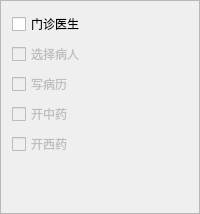
        <widget class="QFrame" name="frame">
         <property name="frameShape">
          <enum>QFrame::StyledPanel</enum>
         </property>
         <property name="frameShadow">
          <enum>QFrame::Raised</enum>
         </property>
         <layout class="QVBoxLayout" name="verticalLayout_2">
          <item>
           <widget class="QCheckBox" name="checkBoxOutDoctor">
            <property name="sizePolicy">
             <sizepolicy hsizetype="Fixed" vsizetype="Fixed">
              <horstretch>0</horstretch>
              <verstretch>0</verstretch>
             </sizepolicy>
            </property>
            <property name="minimumSize">
             <size>
              <width>60</width>
              <height>20</height>
             </size>
            </property>
            <property name="text">
             <string>门诊医生</string>
            </property>
           </widget>
          </item>
          <item>
           <widget class="QCheckBox" name="checkBoxOutDoctor1">
            <property name="enabled">
             <bool>false</bool>
            </property>
            <property name="sizePolicy">
             <sizepolicy hsizetype="Fixed" vsizetype="Fixed">
              <horstretch>0</horstretch>
              <verstretch>0</verstretch>
             </sizepolicy>
            </property>
            <property name="minimumSize">
             <size>
              <width>60</width>
              <height>20</height>
             </size>
            </property>
            <property name="text">
             <string>选择病人</string>
            </property>
           </widget>
          </item>
          <item>
           <widget class="QCheckBox" name="checkBoxOutDoctor2">
            <property name="enabled">
             <bool>false</bool>
            </property>
            <property name="sizePolicy">
             <sizepolicy hsizetype="Fixed" vsizetype="Fixed">
              <horstretch>0</horstretch>
              <verstretch>0</verstretch>
             </sizepolicy>
            </property>
            <property name="minimumSize">
             <size>
              <width>60</width>
              <height>20</height>
             </size>
            </property>
            <property name="text">
             <string>写病历</string>
            </property>
           </widget>
          </item>
          <item>
           <widget class="QCheckBox" name="checkBoxOutDoctor3">
            <property name="enabled">
             <bool>false</bool>
            </property>
            <property name="sizePolicy">
             <sizepolicy hsizetype="Fixed" vsizetype="Fixed">
              <horstretch>0</horstretch>
              <verstretch>0</verstretch>
             </sizepolicy>
            </property>
            <property name="minimumSize">
             <size>
              <width>60</width>
              <height>20</height>
             </size>
            </property>
            <property name="text">
             <string>开中药</string>
            </property>
           </widget>
          </item>
          <item>
           <widget class="QCheckBox" name="checkBoxOutDoctor4">
            <property name="enabled">
             <bool>false</bool>
            </property>
            <property name="sizePolicy">
             <sizepolicy hsizetype="Fixed" vsizetype="Fixed">
              <horstretch>0</horstretch>
              <verstretch>0</verstretch>
             </sizepolicy>
            </property>
            <property name="minimumSize">
             <size>
              <width>60</width>
              <height>20</height>
             </size>
            </property>
            <property name="text">
             <string>开西药</string>
            </property>
           </widget>
          </item>
          <item>
           <spacer name="verticalSpacer_4">
            <property name="orientation">
             <enum>Qt::Vertical</enum>
            </property>
            <property name="sizeHint" stdset="0">
             <size>
              <width>20</width>
              <height>46</height>
             </size>
            </property>
           </spacer>
          </item>
         </layout>
        </widget>
